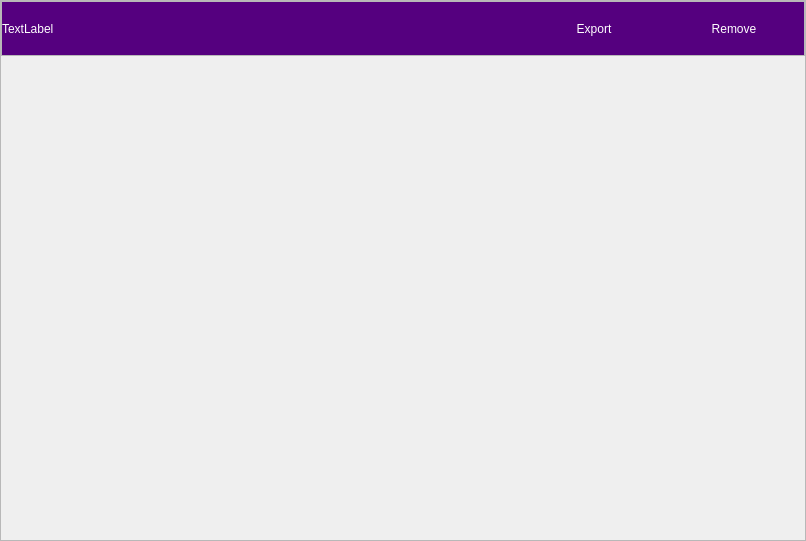
<?xml version="1.0" encoding="UTF-8"?>
<ui version="4.0">
 <class>ORecordTableWidget</class>
 <widget class="QFrame" name="ORecordTableWidget">
  <property name="geometry">
   <rect>
    <x>0</x>
    <y>0</y>
    <width>806</width>
    <height>541</height>
   </rect>
  </property>
  <property name="windowTitle">
   <string>Frame</string>
  </property>
  <property name="styleSheet">
   <string notr="true">QCheckBox {
	font: 75 20pt &quot;微软雅黑&quot;;
	color:white;
	spacing: 5px;
}

QCheckBox::indicator {
	left:5px; 
	width: 24px;height: 24px;
}

QCheckBox::indicator::unchecked {
	image: url(:/orecordtablewidget_icons/unchecked.png);
}

QCheckBox::indicator::checked {
	image: url(:/orecordtablewidget_icons/checked.png);
}

QCheckBox::disabled {
	color:darkgray;
}

QLabel {
	font: 12pt &quot;微软雅黑&quot;;
	color:white;
}</string>
  </property>
  <property name="frameShape">
   <enum>QFrame::StyledPanel</enum>
  </property>
  <property name="frameShadow">
   <enum>QFrame::Raised</enum>
  </property>
  <layout class="QVBoxLayout" name="verticalLayout" stretch="0,1">
   <property name="spacing">
    <number>0</number>
   </property>
   <property name="leftMargin">
    <number>0</number>
   </property>
   <property name="topMargin">
    <number>0</number>
   </property>
   <property name="rightMargin">
    <number>0</number>
   </property>
   <property name="bottomMargin">
    <number>0</number>
   </property>
   <item>
    <widget class="QStackedWidget" name="stackedWidget">
     <property name="minimumSize">
      <size>
       <width>0</width>
       <height>55</height>
      </size>
     </property>
     <property name="styleSheet">
      <string notr="true">QLabel{
	color:white;
	font: 75 20pt &quot;微软雅黑&quot;;
}

QToolButton{
	color:white;
	font: 75 20pt &quot;微软雅黑&quot;;
}

QToolButton::disabled{
	color:darkgray;
}

QWidget#pageMain {
	background-color: rgb(85, 0, 127);
}

QWidget#pageOption {
	background-color: rgb(85, 0, 127);
}</string>
     </property>
     <property name="currentIndex">
      <number>0</number>
     </property>
     <widget class="QWidget" name="pageMain">
      <layout class="QHBoxLayout" name="horizontalLayout">
       <property name="spacing">
        <number>0</number>
       </property>
       <property name="leftMargin">
        <number>0</number>
       </property>
       <property name="topMargin">
        <number>0</number>
       </property>
       <property name="rightMargin">
        <number>0</number>
       </property>
       <property name="bottomMargin">
        <number>0</number>
       </property>
       <item>
        <widget class="QFrame" name="frameMainHeader">
         <property name="frameShape">
          <enum>QFrame::StyledPanel</enum>
         </property>
         <property name="frameShadow">
          <enum>QFrame::Raised</enum>
         </property>
         <layout class="QHBoxLayout" name="horizontalLayout_3" stretch="1,0,0">
          <property name="spacing">
           <number>0</number>
          </property>
          <property name="leftMargin">
           <number>0</number>
          </property>
          <property name="topMargin">
           <number>0</number>
          </property>
          <property name="rightMargin">
           <number>0</number>
          </property>
          <property name="bottomMargin">
           <number>0</number>
          </property>
          <item>
           <widget class="QLabel" name="labelTitle">
            <property name="text">
             <string>TextLabel</string>
            </property>
           </widget>
          </item>
          <item>
           <widget class="QToolButton" name="toolButtonExport">
            <property name="sizePolicy">
             <sizepolicy hsizetype="Preferred" vsizetype="Preferred">
              <horstretch>0</horstretch>
              <verstretch>0</verstretch>
             </sizepolicy>
            </property>
            <property name="minimumSize">
             <size>
              <width>140</width>
              <height>0</height>
             </size>
            </property>
            <property name="text">
             <string>Export</string>
            </property>
            <property name="autoRaise">
             <bool>true</bool>
            </property>
           </widget>
          </item>
          <item>
           <widget class="QToolButton" name="toolButtonRemove">
            <property name="sizePolicy">
             <sizepolicy hsizetype="Preferred" vsizetype="Preferred">
              <horstretch>0</horstretch>
              <verstretch>0</verstretch>
             </sizepolicy>
            </property>
            <property name="minimumSize">
             <size>
              <width>140</width>
              <height>0</height>
             </size>
            </property>
            <property name="text">
             <string>Remove</string>
            </property>
            <property name="autoRaise">
             <bool>true</bool>
            </property>
           </widget>
          </item>
         </layout>
        </widget>
       </item>
      </layout>
     </widget>
     <widget class="QWidget" name="pageOption">
      <layout class="QHBoxLayout" name="horizontalLayout_2">
       <property name="spacing">
        <number>0</number>
       </property>
       <property name="leftMargin">
        <number>0</number>
       </property>
       <property name="topMargin">
        <number>0</number>
       </property>
       <property name="rightMargin">
        <number>0</number>
       </property>
       <property name="bottomMargin">
        <number>0</number>
       </property>
       <item>
        <widget class="QFrame" name="frameOptionHeader">
         <property name="frameShape">
          <enum>QFrame::NoFrame</enum>
         </property>
         <property name="frameShadow">
          <enum>QFrame::Raised</enum>
         </property>
         <layout class="QHBoxLayout" name="horizontalLayout_4" stretch="1,0,0">
          <property name="spacing">
           <number>0</number>
          </property>
          <property name="leftMargin">
           <number>9</number>
          </property>
          <property name="topMargin">
           <number>0</number>
          </property>
          <property name="rightMargin">
           <number>0</number>
          </property>
          <property name="bottomMargin">
           <number>0</number>
          </property>
          <item>
           <widget class="QCheckBox" name="checkBoxSelectAll">
            <property name="sizePolicy">
             <sizepolicy hsizetype="Minimum" vsizetype="Preferred">
              <horstretch>0</horstretch>
              <verstretch>0</verstretch>
             </sizepolicy>
            </property>
            <property name="text">
             <string>Select All</string>
            </property>
           </widget>
          </item>
          <item>
           <widget class="QToolButton" name="toolButtonCanel">
            <property name="sizePolicy">
             <sizepolicy hsizetype="Preferred" vsizetype="Preferred">
              <horstretch>0</horstretch>
              <verstretch>0</verstretch>
             </sizepolicy>
            </property>
            <property name="minimumSize">
             <size>
              <width>140</width>
              <height>0</height>
             </size>
            </property>
            <property name="text">
             <string>Cancel</string>
            </property>
            <property name="autoRaise">
             <bool>true</bool>
            </property>
           </widget>
          </item>
          <item>
           <widget class="QToolButton" name="toolButtonOk">
            <property name="sizePolicy">
             <sizepolicy hsizetype="Preferred" vsizetype="Preferred">
              <horstretch>0</horstretch>
              <verstretch>0</verstretch>
             </sizepolicy>
            </property>
            <property name="minimumSize">
             <size>
              <width>140</width>
              <height>0</height>
             </size>
            </property>
            <property name="text">
             <string>OK</string>
            </property>
            <property name="autoRaise">
             <bool>true</bool>
            </property>
           </widget>
          </item>
         </layout>
        </widget>
       </item>
      </layout>
     </widget>
    </widget>
   </item>
   <item>
    <widget class="QFrame" name="frameTable">
     <property name="frameShape">
      <enum>QFrame::NoFrame</enum>
     </property>
     <property name="frameShadow">
      <enum>QFrame::Raised</enum>
     </property>
    </widget>
   </item>
  </layout>
 </widget>
 <resources/>
 <connections/>
</ui>
